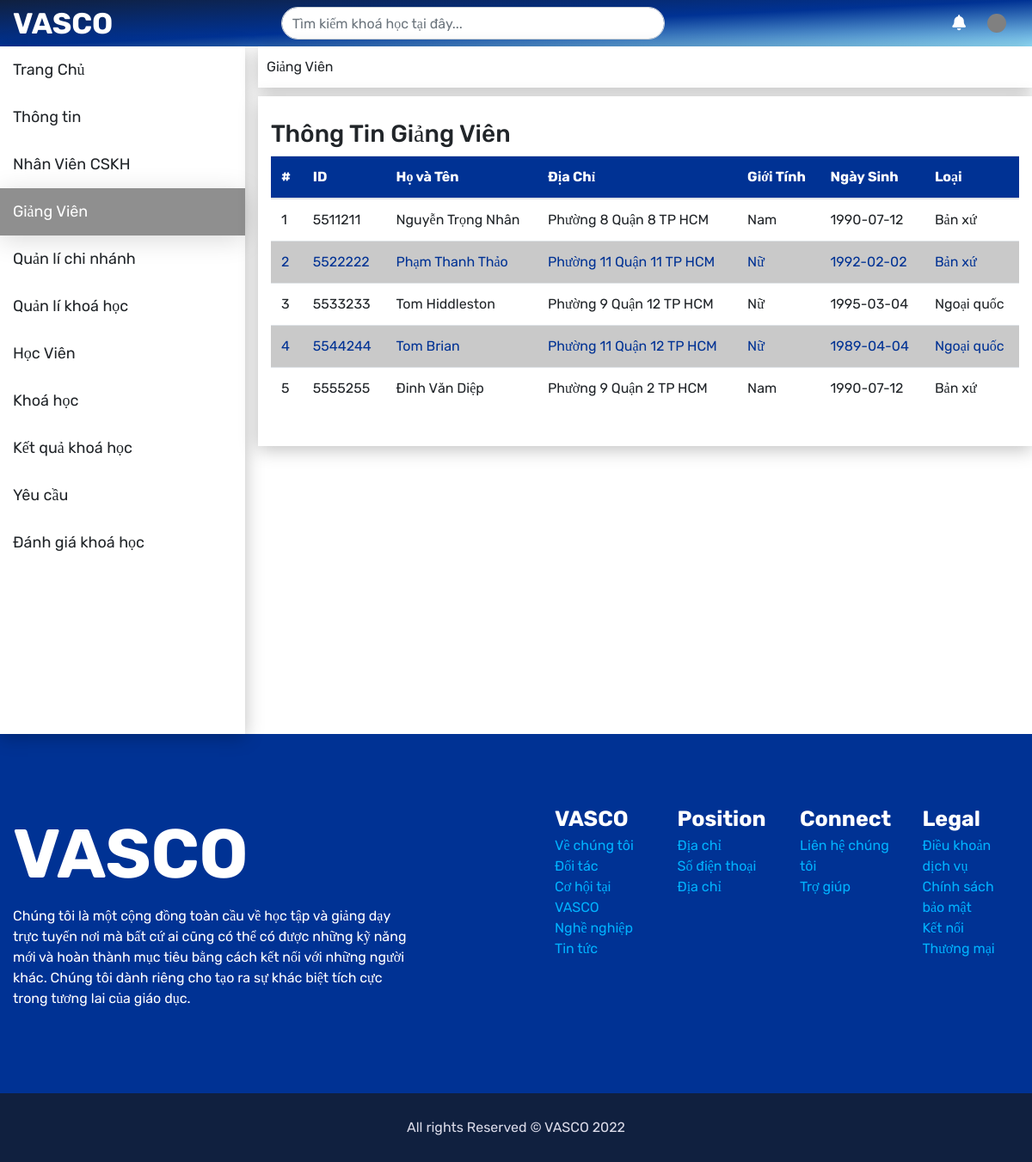
The app's page /staff/tutorStaff.php with its own data.
### tables this page shows
CREATE TABLE `teacher` (
  `teacher_id` varchar(7) NOT NULL,
  `type` varchar(255) DEFAULT NULL
);

CREATE TABLE `staff` (
  `staff_id` varchar(7) NOT NULL,
  `dob` varchar(255) DEFAULT NULL,
  `gender` varchar(255) DEFAULT NULL,
  `name` varchar(255) NOT NULL,
  `role` varchar(255) NOT NULL,
  `phone` varchar(255) NOT NULL,
  `email` varchar(255) NOT NULL,
  `address` varchar(255) DEFAULT NULL,
  `branch_id` varchar(255) NOT NULL
);

### staff/tutorStaff.php (the view, shortened to what this page needs)
<?php
    include('../config/ketnoi.php');
?>
<!doctype html>
<html lang="en">
  <head>
    <link rel="stylesheet" href="../css/allcss.css">
    <link rel="stylesheet" href="../css/header.css">
    <link rel="stylesheet" href="../css/footer.css">
    <link rel="stylesheet" href="./css/header.css">
    <link rel="stylesheet" href="./css/nav-bar.css">
    <link rel="stylesheet" href="./css/profile.css">
    <link rel="stylesheet" href="./css/mycourse.css">
    <link rel="stylesheet" href="https://cdnjs.cloudflare.com/ajax/libs/font-awesome/6.2.0/css/all.min.css">
    <link rel="stylesheet" href="https://stackpath.bootstrapcdn.com/bootstrap/4.3.1/css/bootstrap.min.css">
  </head>
  <body>
    <?php require "./partial/header-logined.php"?>
    <div class="content container-fluid !direction !spacing">
      <div class="row">
        <div class="col-3 navigation-bar">
          <?php require "./partial/nav-bar.php"?>
        </div>
        <div class="col-9">
          <div class="link row">
              <div class="text">Giảng Viên</div>
          </div>
          <div class="wrapper-content row">
            <div class="container-fluid">
                <div class="row">
                    <div class="col-sm-12">
                        <div class="white-box">
                            <h3 class="box-title">Thông Tin Giảng Viên</h3>
                            <div class="table-responsive">
                                <table class="table text-nowrap">
                                    <thead>
                                        <tr>
                                            <th>#</th>
                                            <th>ID</th>
                                            <th>Họ và Tên</th>
                                            <th>Địa Chỉ</th>
                                            <th>Giới Tính</th>
                                            <th>Ngày Sinh</th>
                                            <th>Loại</th>
                                        </tr>
                                    </thead>
                                    <tbody>
                                    <?php
                                      $sqltutorStaff = $con->query("SELECT * FROM teacher, staff
                                        WHERE teacher.teacher_id = staff.staff_id
                                      ");
                                      if($sqltutorStaff->num_rows > 0){
                                        $i = 0;
                                        $output = '';
                                        while($rowteacherStaff = $sqltutorStaff->fetch_assoc()){
                                            $i++;
                                            $output .= '<tr>
                                            <td>'.$i.'</td>
                                            <td>'.$rowteacherStaff['staff_id'].'</td>
                                            <td>'.$rowteacherStaff['name'].'</td>
                                            <td>'.$rowteacherStaff['address'].'</td>
                                            <td>'.$rowteacherStaff['gender'].'</td>
                                            <td>'.$rowteacherStaff['dob'].'</td>
                                            <td>'.$rowteacherStaff['type'].'</td>';
                                        }
                                        echo $output;
                                      }
                                      ?>
                                    </tbody>
                                </table>
                            </div>
                        </div>
                    </div>
                </div>
            </div>
          </div>
        </div>
      </div>
    </div>
    <?php require "../partial/footer.php"?>
  </body>
</html>

### css/allcss.css (style rules this page uses)
:root { --main-color: #0021F5; --primary-color: #003294; --primary-color-light: #2257BF; --second-color: #1CAEE4; --title-text: 34px; --default-text: 18px; --font-style-title: 'Work Sans'; --font-style-main: 'Rubik'; --radius-frame: 20px; --small-text: 16px; --medium-text: 25px; }
* { margin: 0; padding: 0; font-family: var(--font-style-main); box-sizing: border-box; list-style: none; }

### staff/css/profile.css (style rules this page uses)
.content { min-height: 100vh; }
.content .navigation-bar { padding-left: 0 !important; }
.content .link { justify-content: space-between; align-items: center; min-height: 48px; box-shadow: 0px 4px 20px rgba(0, 0, 0, 0.25); background-color: white; padding: 0 10px; }
.content .wrapper-content { margin-top: 10px; padding: 27px 0; box-shadow: 0px 4px 20px rgba(0, 0, 0, 0.25); background-color: white; }

### staff/css/mycourse.css (style rules this page uses)
.table thead tr { background-color: #003294; color: white; }
.table tbody tr td { vertical-align: middle; }
.table tbody tr:not(:nth-child(2n + 1)) { background-color: #C9c9c9; color: #003294; }

### records on screen
teacher: teacher_id.staff_id "5511211", teacher_id.name "Nguyễn Trọng Nhân", teacher_id.address "Phường 8 Quận 8 TP HCM", teacher_id.gender "Nam", teacher_id.dob "1990-07-12", type "Bản xứ"
teacher: teacher_id.staff_id "5522222", teacher_id.name "Phạm Thanh Thảo", teacher_id.address "Phường 11 Quận 11 TP HCM", teacher_id.gender "Nữ", teacher_id.dob "1992-02-02", type "Bản xứ"
teacher: teacher_id.staff_id "5533233", teacher_id.name "Tom Hiddleston", teacher_id.address "Phường 9 Quận 12 TP HCM", teacher_id.gender "Nữ", teacher_id.dob "1995-03-04", type "Ngoại quốc"
teacher: teacher_id.staff_id "5544244", teacher_id.name "Tom Brian", teacher_id.address "Phường 11 Quận 12 TP HCM", teacher_id.gender "Nữ", teacher_id.dob "1989-04-04", type "Ngoại quốc"
teacher: teacher_id.staff_id "5555255", teacher_id.name "Đinh Văn Diệp", teacher_id.address "Phường 9 Quận 2 TP HCM", teacher_id.gender "Nam", teacher_id.dob "1990-07-12", type "Bản xứ"
